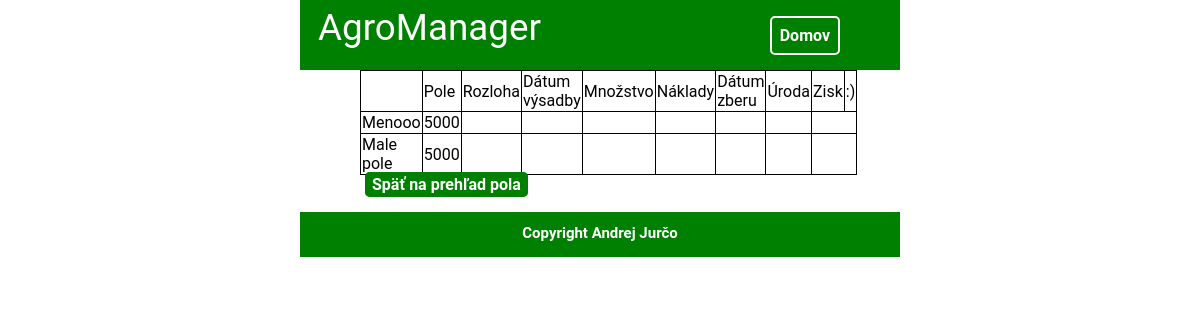
The page /sprava/plodina/3 on the database its author committed.
### spravaPoli/model/Cyklus.py (models this page shows)
class Cyklus(models.Model):
    cast = models.ForeignKey(Cast, on_delete=models.CASCADE)
    plodina = models.ForeignKey(Plodina)
    vysadba = models.ForeignKey(Vysadba, on_delete=models.CASCADE, blank=True, null=True)
    zber = models.ForeignKey(Zber, on_delete=models.CASCADE, blank=True, null=True)

### spravaPoli/model/Cast.py (models this page shows)
class Cast(models.Model):
    meno = models.CharField(max_length=80, default="")
    rozloha = models.PositiveIntegerField("Rozloha (m2)",default=0)
    pouzivany = models.BooleanField(default=True)
    pozemok = models.ForeignKey(Pozemok, on_delete=models.CASCADE)

### spravaPoli/views.py (the view)
# urls.py: url(r'^plodina/(?P<plodina_id>[0-9]+)$', views.GeneralView.prehladPlodiny, name='prehlad plodiny'),
    def prehladPlodiny(request, plodina_id):
        cy = Cyklus.objects.filter(plodina_id=plodina_id)
        return render(request, 'spravaPoli/prehladPlodiny.html', {'data': cy})

### spravaPoli/templates/spravaPoli/prehladPlodiny.html (shortened to what this page needs)
{% extends "general/base.html" %}
{% block content %}
    {% if data %}
        <table>
            <th><td>Pole</td><td>Rozloha</td><td>Dátum výsadby</td><td>Množstvo</td><td>Náklady</td><td>Dátum zberu</td><td>Úroda</td><td>Zisk</td><td>:)</td></th>
            {% for cyklus in data %}
            <tr><td>{{ cyklus.cast.meno }}</td><td>{{ cyklus.cast.rozloha }}</td><td>{{ cyklus.vysadba.datumVysadby }}</td>
                <td>{{ cyklus.vysadba.vysadeneMnozstvo }}</td><td>{{ cyklus.vysadba.naklady }}</td>
                <td>{{ cyklus.zber.datumZberu }}</td><td>{{ cyklus.zber.uroda }}</td><td>{{ cyklus.zber.zisk }}</td></tr>
            {% endfor %}
        </table>
    {% else %}
        <p>Táto plodina ešte nebola použitá!</p>
    {% endif %}
    <a href="{% url 'spravaPoli:prehlad pola' %}" class="button2">Späť na prehľad pola</a>
{% endblock %}

### static/general/default_styles.css (style rules this page uses)
body, html { margin: 0; padding: 0; }
html { width: 50%; margin: 0 25%; padding: 0; }
body { margin: 0; font-family: "Roboto", "Lucida Grande", Verdana, Arial, sans-serif; font-size: 100%; counter-reset: counter; }
.button2 { background-color: green; color: white; font-weight: 600; font-size: 100%; border-radius: 5px; padding: 1px 5px; margin: 5px; text-decoration: none; border: solid 2px green; }
table { border-collapse: collapse; }
table th, td, tr { border: solid 1px black; }

### rows shown on the page
Cyklus: cast.meno "Menooo", cast.rozloha "5000"
Cyklus: cast.meno "Male pole", cast.rozloha "5000"
